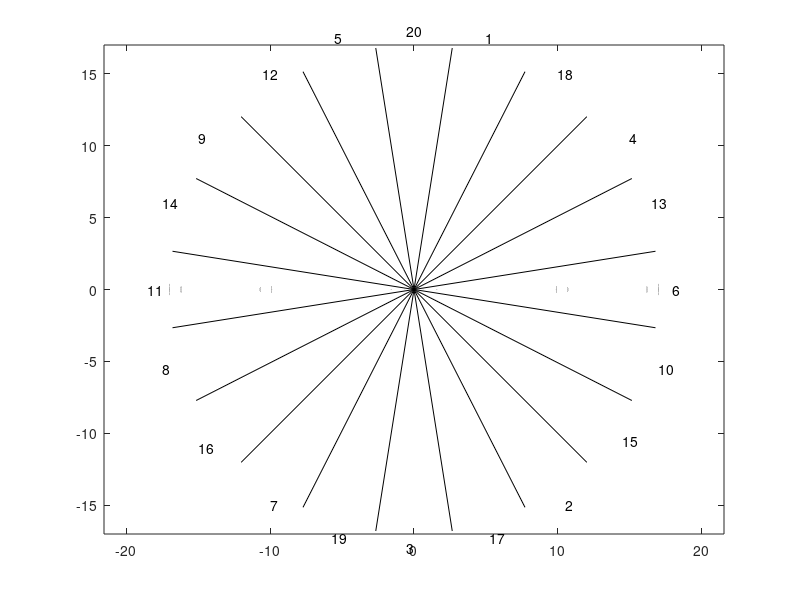

The MATLAB script that drew this image:
%Dieses Programm zeichnet eine Dartscheibe. 

x=-17:0.00001:17;
y=sqrt(17^2-x.^2);
plot(x,y,'Color',[.5 .5 .5]) %oberer Halbkreis aeusserer Doublering
if ishold == 0                %Wenn hold-Modus noch nicht aktiviert ist, wird er es jetzt --> vollstaendige Dartscheibe
    hold; 
end;

y=-sqrt(17^2-x.^2); %unterer Halbkreis äußerer Doublering 
plot(x,y,'Color',[.5 .5 .5])


x=-16.2:0.00001:16.2;
y=sqrt(16.2^2-x.^2);
plot(x,y,'Color',[.5 .5 .5]) %oberer Halbkreis innerer Doublering


y=-sqrt(16.2^2-x.^2);
plot(x,y,'Color',[.5 .5 .5]) %unterer Halbkreis innerer Doublering


x=-10.7:0.00001:10.7;
y=sqrt(10.7^2-x.^2);
plot(x,y,'Color',[.5 .5 .5])   %oberer Halbkreis �u�erer Triplering


y=-sqrt(10.7^2-x.^2);
plot(x,y,'Color',[.5 .5 .5])   %unterer Halbkreis �u�erer Triplering


x=-9.9:0.00001:9.9;
y=sqrt(9.9^2-x.^2);
plot(x,y,'Color',[.5 .5 .5])    %oberer Halbkreis innerer Triplering


y=-sqrt(9.9^2-x.^2); 
plot(x,y,'Color',[.5 .5 .5])    %unterer Halbkreis innerer Triplering


x=-1.59:0.00001:1.59;
y=sqrt(1.59^2-x.^2);
plot(x,y,'Color',[.5 .5 .5])    %oberer Halbkreis �u�erer Bullring

y=-sqrt(1.59^2-x.^2);
plot(x,y,'Color',[.5 .5 .5])     %unterer Halbkreis �u�erer Bullring 

x=-0.635:0.00001:0.635;
y=sqrt(0.635^2-x.^2); 
plot(x,y,'Color',[.5 .5 .5])     %oberer Halbkreis innerer Bullring (bzw. �u�erer Bulls' Eye-Ring)

y=-sqrt(0.635^2-x.^2);
plot(x,y,'Color',[.5 .5 .5])     %unterer Halbkreis innerer Bullring (bzw. �u�erer Bulls' Eye-Ring)



sigma=9*(pi/180); %Gr��e des Kippwinkels 

for i=0:1:9 %Zeichnen der Segmentbegrenzungen 
    x=17*cos((pi/2)-(sigma+2*i*sigma));
    y=17*sin((pi/2)-(sigma+2*i*sigma));
    line([x,17*cos((pi/2)-(sigma+2*i*sigma)+pi)],[y,17*sin((pi/2)-(sigma+2*i*sigma)+pi)],'Color','black')
    
    
end


text(-0.5,18,'20')                          % Beschriftung der Segmente durch Text
text(5,17.5,'1')
text(10,15,'18')
text(15,10.5,'4')
text(16.5,6,'13')
text(18,0,'6')
text(17,-5.5,'10')
text(14.5,-10.5,'15')
text(10.5,-15,'2')
text(5.25,-17.25,'17')
text(-0.5,-18,'3')
text(-5.75,-17.25,'19')
text(-10,-15,'7')
text(-15,-11,'16')
text(-17.5,-5.5,'8')
text(-18.5,0,'11')
text(-17.5,6,'14')
text(-15,10.5,'9')
text(-10.5,15,'12')
text(-5.5,17.5,'5')

hold;                                       % Aufheben des hold-Modus
axis equal;                                 % gleiche Einteilung der Achsen